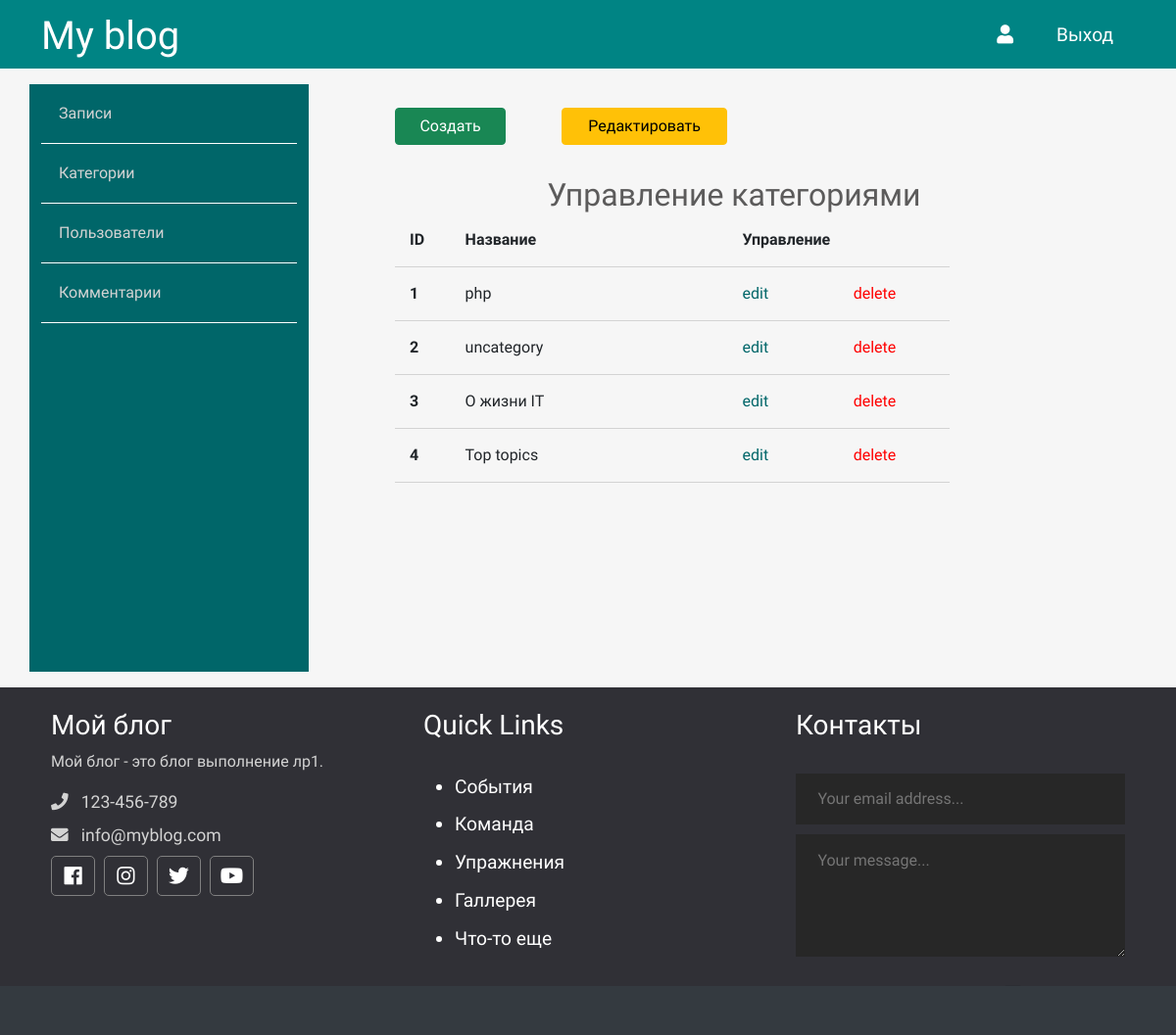
The app's page /admin/topics/index.php with its own data.
### tables this page shows
CREATE TABLE `topics` (
  `id` int NOT NULL,
  `name` varchar(121) NOT NULL,
  `description` text NOT NULL
);

### app/database/db.php (called while the page is built, shortened)
<?php
require 'connect.php';
function dbCheckError($query){
    $errInfo = $query->errorInfo();
    return true;
}
function selectAll($table, $params = []){
    global $pdo;
    $sql = "SELECT * FROM $table";
    $query = $pdo->prepare($sql);
    $query->execute();
    return $query->fetchAll();
}

### app/controllers/topics.php (called while the page is built, shortened)
<?php
include SITE_ROOT . "/app/database/db.php";
$topics = selectAll('topics');

### admin/topics/index.php (the view, shortened to what this page needs)
<?php session_start();
    include "../../app/controllers/topics.php";
?>
<!doctype html>
<html lang="en">
<head>
    <link href="https://cdn.jsdelivr.net/npm/bootstrap@5.0.0-beta2/dist/css/bootstrap.min.css" rel="stylesheet">
    <link rel="stylesheet" href="https://use.fontawesome.com/releases/v5.7.2/css/all.css"
>
    <link rel="stylesheet" href="../../assets/css/admin.css">
</head>
<body>
<?php include("../../app/include/header-admin.php"); ?>
<div class="container">
    <?php include "../../app/include/sidebar-admin.php"; ?>
        <div class="posts col-9">
            <div class="button row">
                <a href="<?php echo BASE_URL . "admin/topics/create.php";?>" class="col-2 btn btn-success">Создать</a>
                <span class="col-1"></span>
                <a href="<?php echo BASE_URL . "admin/topics/index.php";?>" class="col-3 btn btn-warning">Редактировать</a>
            </div>
            <div class="row title-table">
                <h2>Управление категориями</h2>
                <div class="col-1">ID</div>
                <div class="col-5">Название</div>
                <div class="col-4">Управление</div>
            </div>
            <?php foreach ($topics as $key => $topic): ?>
            <div class="row post">
                <div class="id col-1"><?=$key + 1; ?></div>
                <div class="title col-5"><?=$topic['name']; ?></div>
                <div class="red col-2"><a href="edit.php?id=<?=$topic['id']; ?>">edit</a></div>
                <div class="del col-2"><a href="index.php?del_id=<?=$topic['id']; ?>">delete</a></div>
            </div>
            <?php endforeach; ?>
        </div>
    </div>
</div>
<?php include("../../app/include/footer.php"); ?>
</body>
</html>

### assets/css/admin.css (style rules this page uses)
* { font-family: 'Comfortaa', cursive; }
html, h1, h2, h3, h4, h5, h6 { color: #5c5b5b; }
body { background: #f6f6f6; }
a { text-decoration: none; color: inherit; }
.posts { height: 100%; padding: 40px 100px 100px; }
.posts h2 { text-align: center; margin: 2rem 0 0 0.4rem; }
.posts .title-table div { padding: 15px; text-align: left; border-bottom: 1px solid #d3d3d3; font-weight: 700; }
.posts .post div { padding: 15px; text-align: left; border-bottom: 1px solid #d3d3d3; }
.posts .post .red { color: #006669; }
.posts .post .del { color: red; }
.posts .post .id { font-weight: bold; }

### records on screen
topics: name "php"
topics: name "uncategory"
topics: name "О жизни IT"
topics: name "Top topics"
